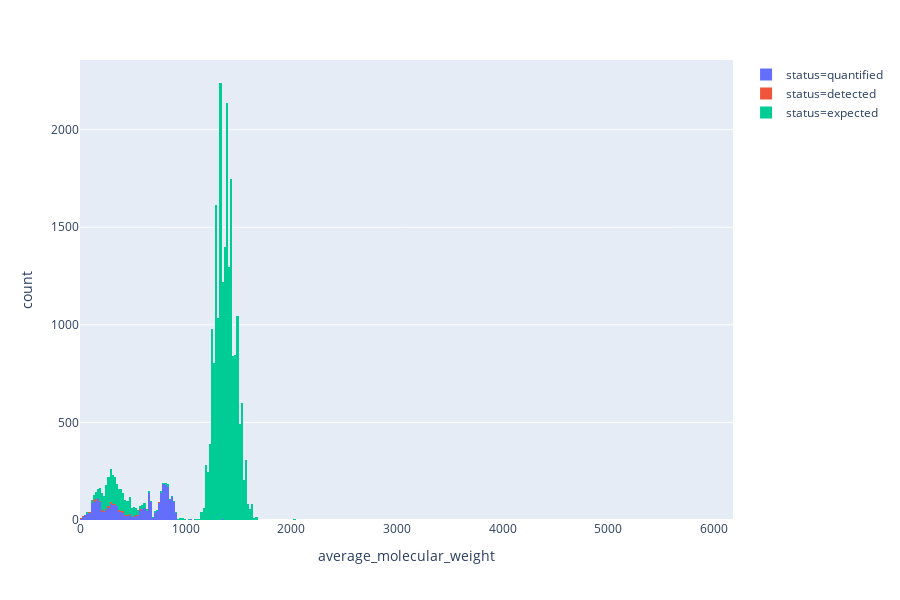

Source (notebook cell):
### Code cell
fig = px.histogram(data, x="average_molecular_weight", color="status")
fig.show()

### Figure 1 — Plotly figure (JSON) as saved in the notebook; plotly's stock layout.template omitted (floating-point values rounded to 4 significant figures; data arrays with more than 128 entries replaced by an {"elided": "..."} marker saying what was removed)
{"data": [{"alignmentgroup": "True", "bingroup": "x", "hoverlabel": {"namelength": 0}, "hovertemplate": "status=quantified<br>average_molecular_weight=%{x}<br>count=%{y}", "legendgroup": "status=quantified", "marker": {"color": "#636efa"}, "name": "status=quantified", "offsetgroup": "status=quantified", "orientation": "v", "showlegend": true, "type": "histogram", "x": {"elided": "3029 float values"}, "xaxis": "x", "yaxis": "y"}, {"alignmentgroup": "True", "bingroup": "x", "hoverlabel": {"namelength": 0}, "hovertemplate": "status=detected<br>average_molecular_weight=%{x}<br>count=%{y}", "legendgroup": "status=detected", "marker": {"color": "#EF553B"}, "name": "status=detected", "offsetgroup": "status=detected", "orientation": "v", "showlegend": true, "type": "histogram", "x": {"elided": "161 float values"}, "xaxis": "x", "yaxis": "y"}, {"alignmentgroup": "True", "bingroup": "x", "hoverlabel": {"namelength": 0}, "hovertemplate": "status=expected<br>average_molecular_weight=%{x}<br>count=%{y}", "legendgroup": "status=expected", "marker": {"color": "#00cc96"}, "name": "status=expected", "offsetgroup": "status=expected", "orientation": "v", "showlegend": true, "type": "histogram", "x": {"elided": "22182 float values"}, "xaxis": "x", "yaxis": "y"}], "layout": {"barmode": "relative", "height": 600, "legend": {"tracegroupgap": 0}, "margin": {"t": 60}, "xaxis": {"anchor": "y", "domain": [0, 1], "title": {"text": "average_molecular_weight"}}, "yaxis": {"anchor": "x", "domain": [0, 1], "title": {"text": "count"}}}}
